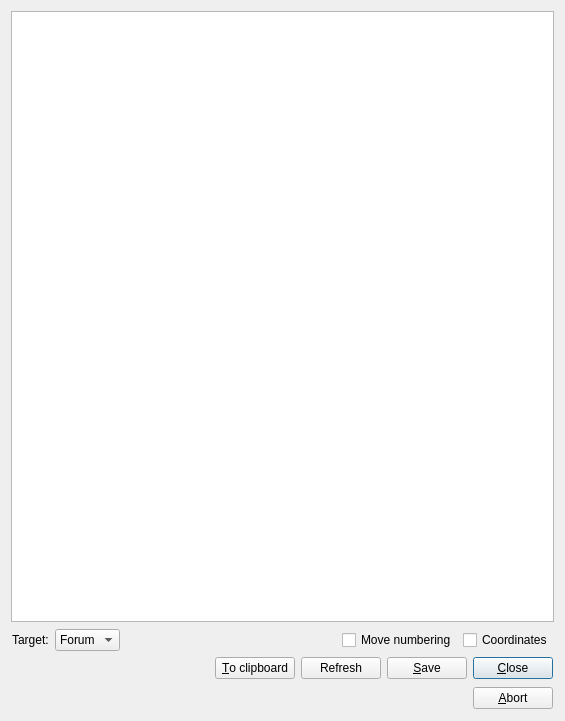
<?xml version="1.0" encoding="UTF-8"?>
<ui version="4.0">
 <class>TextViewGUI</class>
 <widget class="QDialog" name="TextViewGUI">
  <property name="geometry">
   <rect>
    <x>0</x>
    <y>0</y>
    <width>565</width>
    <height>721</height>
   </rect>
  </property>
  <property name="windowTitle">
   <string>Text View</string>
  </property>
  <layout class="QVBoxLayout">
   <property name="spacing">
    <number>6</number>
   </property>
   <property name="leftMargin">
    <number>11</number>
   </property>
   <property name="topMargin">
    <number>11</number>
   </property>
   <property name="rightMargin">
    <number>11</number>
   </property>
   <property name="bottomMargin">
    <number>11</number>
   </property>
   <item>
    <layout class="QVBoxLayout" name="verticalLayout_2">
     <property name="topMargin">
      <number>0</number>
     </property>
     <property name="bottomMargin">
      <number>0</number>
     </property>
     <item>
      <widget class="QTextEdit" name="textEdit">
       <property name="minimumSize">
        <size>
         <width>350</width>
         <height>350</height>
        </size>
       </property>
      </widget>
     </item>
     <item>
      <widget class="QWidget" name="exportBox" native="true">
       <layout class="QVBoxLayout" name="verticalLayout_3">
        <property name="spacing">
         <number>6</number>
        </property>
        <property name="leftMargin">
         <number>1</number>
        </property>
        <property name="topMargin">
         <number>1</number>
        </property>
        <property name="rightMargin">
         <number>1</number>
        </property>
        <property name="bottomMargin">
         <number>1</number>
        </property>
        <item>
         <layout class="QHBoxLayout" name="horizontalLayout_2">
          <property name="topMargin">
           <number>0</number>
          </property>
          <item>
           <widget class="QLabel" name="label">
            <property name="text">
             <string>Target:</string>
            </property>
           </widget>
          </item>
          <item>
           <widget class="QComboBox" name="targetComboBox">
            <item>
             <property name="text">
              <string>Forum</string>
             </property>
            </item>
            <item>
             <property name="text">
              <string>SL</string>
             </property>
            </item>
           </widget>
          </item>
          <item>
           <spacer name="horizontalSpacer">
            <property name="orientation">
             <enum>Qt::Horizontal</enum>
            </property>
            <property name="sizeHint" stdset="0">
             <size>
              <width>40</width>
              <height>20</height>
             </size>
            </property>
           </spacer>
          </item>
          <item>
           <widget class="QCheckBox" name="cb_numbering">
            <property name="text">
             <string>Move numbering</string>
            </property>
           </widget>
          </item>
          <item>
           <widget class="QCheckBox" name="cb_coords">
            <property name="text">
             <string>Coordinates</string>
            </property>
           </widget>
          </item>
         </layout>
        </item>
        <item>
         <layout class="QHBoxLayout" name="horizontalLayout">
          <property name="leftMargin">
           <number>0</number>
          </property>
          <property name="rightMargin">
           <number>0</number>
          </property>
          <item>
           <spacer name="Horizontal Spacing3">
            <property name="orientation">
             <enum>Qt::Horizontal</enum>
            </property>
            <property name="sizeType">
             <enum>QSizePolicy::Expanding</enum>
            </property>
            <property name="sizeHint" stdset="0">
             <size>
              <width>20</width>
              <height>20</height>
             </size>
            </property>
           </spacer>
          </item>
          <item>
           <widget class="QPushButton" name="buttonToClip">
            <property name="toolTip">
             <string>Copy position to clipboard</string>
            </property>
            <property name="text">
             <string>&amp;To clipboard</string>
            </property>
           </widget>
          </item>
          <item>
           <widget class="QPushButton" name="buttonRefresh">
            <property name="text">
             <string>Refresh</string>
            </property>
           </widget>
          </item>
          <item>
           <widget class="QPushButton" name="buttonSave">
            <property name="toolTip">
             <string>Save position to file</string>
            </property>
            <property name="text">
             <string>&amp;Save</string>
            </property>
           </widget>
          </item>
          <item>
           <widget class="QPushButton" name="buttonClose">
            <property name="toolTip">
             <string>Close this window</string>
            </property>
            <property name="text">
             <string>&amp;Close</string>
            </property>
            <property name="autoDefault">
             <bool>true</bool>
            </property>
            <property name="default">
             <bool>true</bool>
            </property>
           </widget>
          </item>
         </layout>
        </item>
       </layout>
      </widget>
     </item>
     <item>
      <widget class="QWidget" name="gtpBox" native="true">
       <layout class="QHBoxLayout" name="gtpLayout">
        <property name="spacing">
         <number>6</number>
        </property>
        <property name="leftMargin">
         <number>1</number>
        </property>
        <property name="topMargin">
         <number>1</number>
        </property>
        <property name="rightMargin">
         <number>1</number>
        </property>
        <property name="bottomMargin">
         <number>1</number>
        </property>
        <item>
         <spacer name="Horizontal Spacing2">
          <property name="orientation">
           <enum>Qt::Horizontal</enum>
          </property>
          <property name="sizeType">
           <enum>QSizePolicy::Expanding</enum>
          </property>
          <property name="sizeHint" stdset="0">
           <size>
            <width>20</width>
            <height>20</height>
           </size>
          </property>
         </spacer>
        </item>
        <item>
         <widget class="QPushButton" name="buttonAbort">
          <property name="toolTip">
           <string>Abort program startup</string>
          </property>
          <property name="text">
           <string>&amp;Abort</string>
          </property>
         </widget>
        </item>
       </layout>
      </widget>
     </item>
    </layout>
   </item>
  </layout>
 </widget>
 <resources/>
</ui>
